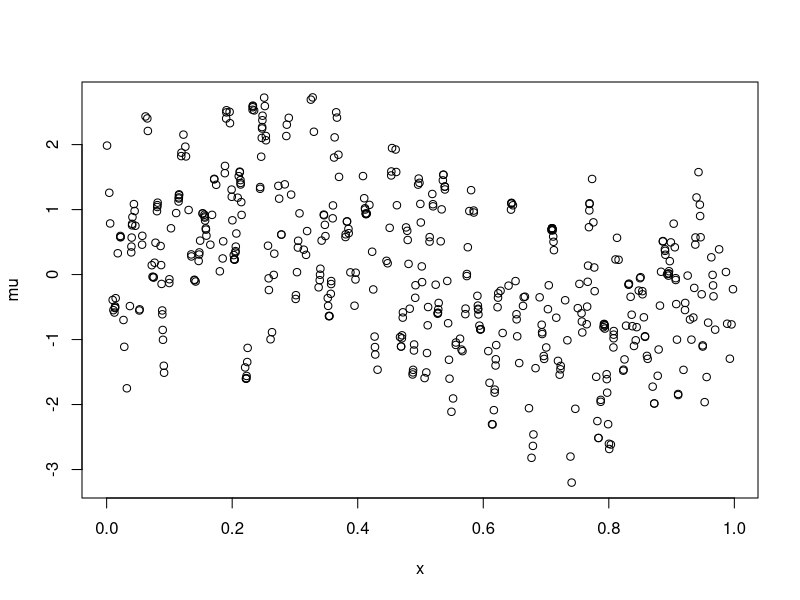

Write R code to recreate this figure. (Note: this script raises an error after producing the figure.)
##########################
# AUTHOR: DARLIN SOTO    #
# DATE: OCTOBER 15, 2021 #
# EMAIL: dmsoto1@uc.cl   #
##########################

#This code reproduces Figure 2 in the paper Periodic Variable Stars Modulated by Time-Varying Parameters.

library(splines)

n <- 500
x <- sort(round(runif(n,0,1),5))

##############################################################################################################
##############################################################################################################
#SIMULATION 1: sinosoidal trend and amplitudes

aux1=2; aux2=9; aux3=6; aux4=4; aux5=7; w1=40*pi; w2=100*pi; lam_selec=c(50,1,2,10,1)
K=2
sigma2=2

mm=sin(aux1*pi*x)
g11=cos(aux2*pi*x)
g21=sin(aux3*pi*x)
g12=cos(aux4*pi*x)
g22=sin(aux5*pi*x)
C1=diag(cos(w1*x))
S1=diag(sin(w1*x))
C2=diag(cos(w2*x))
S2=diag(sin(w2*x))

mu=mm+C1%*%g11+S1%*%g21+C2%*%g12+S2%*%g22
plot(x,mu)

w_hat=c(w1,w2)
pordd=2
num_knots=30

set.seed(123)

coef_hat=matrix(0,ncol=SIM,nrow=((2*K+1)*(num_knots+3)))
y_hat=mu_hat=matrix(0,ncol=SIM,nrow=n)
sd_y_hat=matrix(0,ncol=SIM,nrow=n)
m_hat=sd_m_hat=matrix(0,ncol=SIM,nrow=n)
g11_hat=g21_hat=g12_hat=g22_hat=matrix(0,ncol=SIM,nrow=n)
sd_g11_hat=sd_g21_hat=sd_g12_hat=sd_g22_hat=matrix(0,ncol=SIM,nrow=n)
resid=matrix(0,ncol=SIM,nrow=n)
sigma2_hat=sigma2_hat2=rep(0,SIM)

SIM=200

for(m in 1:SIM){
  print(c(m,SIM))
  z1=rnorm(n,mean=0,sd=sqrt(sigma2))
  Y_t=mu+z1
  fit=psfit(x=x,xl=min(x)-0.0000001,xr=max(x)+0.0000001,y=Y_t,w1=w_hat,K=2,pord=pordd,
             ndx=num_knots,bdeg=3,lam=lam_selec)

  coef_hat[,m]=fit$theta
  y_hat[,m]=fit$f.hat
  mu_hat[,m]=fit$f.hat
  m_hat[,m]=fit$hat_m_g[,1]
  g11_hat[,m]=fit$hat_m_g[,2]
  g21_hat[,m]=fit$hat_m_g[,3]
  g12_hat[,m]=fit$hat_m_g[,4]
  g22_hat[,m]=fit$hat_m_g[,5]
  
  sigma2_hat[m]=fit$sigma2hat
  sigma2_hat2[m]=fit$sigma2hat2
  
  sd_y_hat[,m]=fit$sd_y
  sd_m_hat[,m]=fit$sd_m_g[,1]
  sd_g11_hat[,m]=fit$sd_m_g[,2]
  sd_g21_hat[,m]=fit$sd_m_g[,3]
  sd_g12_hat[,m]=fit$sd_m_g[,4]
  sd_g22_hat[,m]=fit$sd_m_g[,5]
}

#Response variable
y_hat_CI=apply(y_hat,1, quantile, probs=c(0.025,0.975))
y_hat_mean=apply(y_hat,1, mean)
sd_y_hat_mean=apply(sd_y_hat,1,mean)

mu_hat_CI=apply(mu_hat,1, quantile, probs=c(0.025,0.975))
mu_hat_mean=apply(mu_hat,1, mean)
sd_mu_hat_mean=sd_y_hat_mean

#trend and amplitudes
m_hat_CI=apply(m_hat,1, quantile, probs=c(0.025,0.975))
m_hat_mean=apply(m_hat,1, mean)
sd_m_hat_mean=apply(sd_m_hat,1,mean)
g11_hat_CI=apply(g11_hat,1, quantile, probs=c(0.025,0.975))
g11_hat_mean=apply(g11_hat,1, mean)
sd_g11_hat_mean=apply(sd_g11_hat,1, mean)
g21_hat_CI=apply(g21_hat,1, quantile, probs=c(0.025,0.975))
g21_hat_mean=apply(g21_hat,1, mean)
sd_g21_hat_mean=apply(sd_g21_hat,1, mean)
g12_hat_CI=apply(g12_hat,1, quantile, probs=c(0.025,0.975))
g12_hat_mean=apply(g12_hat,1, mean)
sd_g12_hat_mean=apply(sd_g12_hat,1, mean)
g22_hat_CI=apply(g22_hat,1, quantile, probs=c(0.025,0.975))
g22_hat_mean=apply(g22_hat,1, mean)
sd_g22_hat_mean=apply(sd_g22_hat,1, mean)

#Labels Y
Y_AR0_K2_SIN=Y_t
mu_AR0_K2_SIN_true=mu
mu_AR0_K2_SIN_esti=mu_hat_mean
mu_AR0_K2_SIN_sd=sd_mu_hat_mean
mu_AR0_K2_SIN_CI_Inf_1=mu_hat_CI[1,]
mu_AR0_K2_SIN_CI_Sup_1=mu_hat_CI[2,]

#Labels trend and amplitudes
m_AR0_K2_SIN_true=mm
m_AR0_K2_SIN_esti=m_hat_mean
m_AR0_K2_SIN_sd=sd_m_hat_mean
m_AR0_K2_SIN_CI_Inf_1=m_hat_CI[1,]
m_AR0_K2_SIN_CI_Sup_1=m_hat_CI[2,]

g11_AR0_K2_SIN_true=g11
g11_AR0_K2_SIN_esti=g11_hat_mean
g11_AR0_K2_SIN_sd=sd_g11_hat_mean
g11_AR0_K2_SIN_CI_Inf_1=g11_hat_CI[1,]
g11_AR0_K2_SIN_CI_Sup_1=g11_hat_CI[2,]

g21_AR0_K2_SIN_true=g21
g21_AR0_K2_SIN_esti=g21_hat_mean
g21_AR0_K2_SIN_sd=sd_g21_hat_mean
g21_AR0_K2_SIN_CI_Inf_1=g21_hat_CI[1,]
g21_AR0_K2_SIN_CI_Sup_1=g21_hat_CI[2,]

g12_AR0_K2_SIN_true=g12
g12_AR0_K2_SIN_esti=g12_hat_mean
g12_AR0_K2_SIN_sd=sd_g12_hat_mean
g12_AR0_K2_SIN_CI_Inf_1=g12_hat_CI[1,]
g12_AR0_K2_SIN_CI_Sup_1=g12_hat_CI[2,]

g22_AR0_K2_SIN_true=g22
g22_AR0_K2_SIN_esti=g22_hat_mean
g22_AR0_K2_SIN_sd=sd_g22_hat_mean
g22_AR0_K2_SIN_CI_Inf_1=g22_hat_CI[1,]
g22_AR0_K2_SIN_CI_Sup_1=g22_hat_CI[2,]


##############################################################################################################
##############################################################################################################
#SIMULATION 2: polynomial trend and amplitudes

w1=30*pi
w2=40*pi
lam_selec=rep(3,5)

K=2
sigma2=2

mm=0.2*x-5*x^2+5.5*x^3
g11=4*x^3-5*x^2
g12=-x+x^2+1.3*x^3
g21=-0.5-0.5*x+2.5*x^2-0.5*x^3
g22=0.5+2*x^2-3*x^3
C1=diag(cos(w1*x))
S1=diag(sin(w1*x))
C2=diag(cos(w2*x))
S2=diag(sin(w2*x))

mu=mm+C1%*%g11+S1%*%g21+C2%*%g12+S2%*%g22
plot(x,mu)

w_hat=c(w1,w2)
pordd=4
num_knots=3


set.seed(123)

coef_hat=matrix(0,ncol=SIM,nrow=((2*K+1)*(num_knots+3)))
y_hat=mu_hat=matrix(0,ncol=SIM,nrow=n)
sd_y_hat=matrix(0,ncol=SIM,nrow=n)
m_hat=sd_m_hat=matrix(0,ncol=SIM,nrow=n)
g11_hat=g21_hat=g12_hat=g22_hat=matrix(0,ncol=SIM,nrow=n)
sd_g11_hat=sd_g21_hat=sd_g12_hat=sd_g22_hat=matrix(0,ncol=SIM,nrow=n)
resid=matrix(0,ncol=SIM,nrow=n)
sigma2_hat=sigma2_hat2=rep(0,SIM)

SIM=200

for(m in 1:SIM){
  print(c(m,SIM))
  z1=rnorm(n,mean=0,sd=sqrt(sigma2))
  Y_t=mu+z1
  fit=psfit(x=x,xl=min(x)-0.0000001,xr=max(x)+0.0000001,y=Y_t,w1=w_hat,K=2,pord=pordd,
             ndx=num_knots,bdeg=3,lam=lam_selec)
  
  coef_hat[,m]=fit$theta
  y_hat[,m]=fit$f.hat
  mu_hat[,m]=fit$f.hat
  m_hat[,m]=fit$hat_m_g[,1]
  g11_hat[,m]=fit$hat_m_g[,2]
  g21_hat[,m]=fit$hat_m_g[,3]
  g12_hat[,m]=fit$hat_m_g[,4]
  g22_hat[,m]=fit$hat_m_g[,5]
  
  sigma2_hat[m]=fit$sigma2hat
  sigma2_hat2[m]=fit$sigma2hat2
  
  sd_y_hat[,m]=fit$sd_y
  sd_m_hat[,m]=fit$sd_m_g[,1]
  sd_g11_hat[,m]=fit$sd_m_g[,2]
  sd_g21_hat[,m]=fit$sd_m_g[,3]
  sd_g12_hat[,m]=fit$sd_m_g[,4]
  sd_g22_hat[,m]=fit$sd_m_g[,5]
}

#Response variable
y_hat_CI=apply(y_hat,1, quantile, probs=c(0.025,0.975))
y_hat_mean=apply(y_hat,1, mean)
sd_y_hat_mean=apply(sd_y_hat,1,mean)

mu_hat_CI=apply(mu_hat,1, quantile, probs=c(0.025,0.975))
mu_hat_mean=apply(mu_hat,1, mean)
sd_mu_hat_mean=sd_y_hat_mean

#trend and amplitudes
m_hat_CI=apply(m_hat,1, quantile, probs=c(0.025,0.975))
m_hat_mean=apply(m_hat,1, mean)
sd_m_hat_mean=apply(sd_m_hat,1,mean)
g11_hat_CI=apply(g11_hat,1, quantile, probs=c(0.025,0.975))
g11_hat_mean=apply(g11_hat,1, mean)
sd_g11_hat_mean=apply(sd_g11_hat,1, mean)
g21_hat_CI=apply(g21_hat,1, quantile, probs=c(0.025,0.975))
g21_hat_mean=apply(g21_hat,1, mean)
sd_g21_hat_mean=apply(sd_g21_hat,1, mean)
g12_hat_CI=apply(g12_hat,1, quantile, probs=c(0.025,0.975))
g12_hat_mean=apply(g12_hat,1, mean)
sd_g12_hat_mean=apply(sd_g12_hat,1, mean)
g22_hat_CI=apply(g22_hat,1, quantile, probs=c(0.025,0.975))
g22_hat_mean=apply(g22_hat,1, mean)
sd_g22_hat_mean=apply(sd_g22_hat,1, mean)

#Labels Y
Y_AR0_K2_POL=Y_t
mu_AR0_K2_POL_true=mu
mu_AR0_K2_POL_esti=mu_hat_mean
mu_AR0_K2_POL_sd=sd_mu_hat_mean
mu_AR0_K2_POL_CI_Inf_1=mu_hat_CI[1,]
mu_AR0_K2_POL_CI_Sup_1=mu_hat_CI[2,]

#Labels trend and amplitudes
m_AR0_K2_POL_true=mm
m_AR0_K2_POL_esti=m_hat_mean
m_AR0_K2_POL_sd=sd_m_hat_mean
m_AR0_K2_POL_CI_Inf_1=m_hat_CI[1,]
m_AR0_K2_POL_CI_Sup_1=m_hat_CI[2,]

g11_AR0_K2_POL_true=g11
g11_AR0_K2_POL_esti=g11_hat_mean
g11_AR0_K2_POL_sd=sd_g11_hat_mean
g11_AR0_K2_POL_CI_Inf_1=g11_hat_CI[1,]
g11_AR0_K2_POL_CI_Sup_1=g11_hat_CI[2,]

g21_AR0_K2_POL_true=g21
g21_AR0_K2_POL_esti=g21_hat_mean
g21_AR0_K2_POL_sd=sd_g21_hat_mean
g21_AR0_K2_POL_CI_Inf_1=g21_hat_CI[1,]
g21_AR0_K2_POL_CI_Sup_1=g21_hat_CI[2,]

g12_AR0_K2_POL_true=g12
g12_AR0_K2_POL_esti=g12_hat_mean
g12_AR0_K2_POL_sd=sd_g12_hat_mean
g12_AR0_K2_POL_CI_Inf_1=g12_hat_CI[1,]
g12_AR0_K2_POL_CI_Sup_1=g12_hat_CI[2,]

g22_AR0_K2_POL_true=g22
g22_AR0_K2_POL_esti=g22_hat_mean
g22_AR0_K2_POL_sd=sd_g22_hat_mean
g22_AR0_K2_POL_CI_Inf_1=g22_hat_CI[1,]
g22_AR0_K2_POL_CI_Sup_1=g22_hat_CI[2,]



pdf("SIM_K2_SIN_POLY_WN_1.pdf",width=10,height=8)

layout(matrix(c(1,1,2,2,3,3,4,4,5:12), 4, 4, byrow = TRUE),widths=c(1,1), heights=c(1,1))

par(mar = c(2,4,2,0.3))
maxx=max(mu_AR0_K2_SIN_CI_Sup_1)
minn=min(mu_AR0_K2_SIN_CI_Inf_1)
plot(x,mu_AR0_K2_SIN_true,col=2,lwd=1,ylim=c(minn,maxx),type="l",xlab="",ylab="",xaxt="none",
     main='Model with sinusoidal trend and amplitudes')
lines(x,mu_AR0_K2_SIN_esti,col=1,lwd=0.5,type="l")
lines(x,mu_AR0_K2_SIN_CI_Inf_1,col=1,lty=2)
lines(x,mu_AR0_K2_SIN_CI_Sup_1,col=1,lty=2)
rug(x,col='grey')
title(sub="Time", adj=0.5, line=0.5, font=2)
title(ylab=bquote(mu*' and '* bar(mu)), line=2, font=2)

par(mar = c(2,4,2,0.3))
plot(x,mu_AR0_K2_POL_true,col=2,lwd=1,ylim=c(minn,maxx),type="l",xlab="",ylab="",xaxt="none",yaxt="none",
     main='Model with polynomial trend and amplitudes')
lines(x,mu_AR0_K2_POL_esti,col=1,lwd=0.5,type="l")
lines(x,mu_AR0_K2_POL_CI_Inf_1,col=1,lty=2)
lines(x,mu_AR0_K2_POL_CI_Sup_1,col=1,lty=2)
rug(x,col='grey')
title(sub="Time", adj=0.5, line=0.5, font=2)
title(ylab=bquote(mu*' and '* bar(mu)), line=0.5, font=2)

####
p=0

maxx=2
minn=-2
par(mar = c(3,4,1,0.3))
plot(x,m_AR0_K2_SIN_true,col=2,lwd=1,ylim=c(minn,maxx),type="l",xlab="",ylab="")
lines(x,m_AR0_K2_SIN_esti,col=1,lwd=0.5,type="l")
lines(x[(n*p):n*(1-p)],m_AR0_K2_SIN_CI_Inf_1[(n*p):n*(1-p)],col=1,lwd=1,lty=2)
lines(x[(n*p):n*(1-p)],m_AR0_K2_SIN_CI_Sup_1[(n*p):n*(1-p)],col=1,lty=2)
rug(x,col='grey')
title(sub="Time", adj=0.5, line=2, font=2)
title(ylab=bquote(m*' and '* bar(m)), line=2, font=2)

par(mar = c(3,4,1,0.3))
plot(x,m_AR0_K2_POL_true,col=2,lwd=1,ylim=c(minn,maxx),type="l",xlab="",ylab="",yaxt="none")
lines(x,m_AR0_K2_POL_esti,col=1,lwd=0.5,type="l")
lines(x[(n*p):n*(1-p)],m_AR0_K2_POL_CI_Inf_1[(n*p):n*(1-p)],col=1,lwd=1,lty=2)
lines(x[(n*p):n*(1-p)],m_AR0_K2_POL_CI_Sup_1[(n*p):n*(1-p)],col=1,lty=2)
rug(x,col='grey')
title(sub="Time", adj=0.5, line=2, font=2)
title(ylab=bquote(m*' and '* bar(m)), line=0.5, font=2)

#####

par(mar = c(3,4,1,0.3))
plot(x,g11_AR0_K2_SIN_true,col=2,lwd=1,ylim=c(minn,maxx),type="l",xlab="",ylab="",xaxt="none")
lines(x,g11_AR0_K2_SIN_esti,col=1,lwd=0.5,type="l")
lines(x[(n*p):n*(1-p)],g11_AR0_K2_SIN_CI_Inf_1[(n*p):n*(1-p)],col=1,lty=2)
lines(x[(n*p):n*(1-p)],g11_AR0_K2_SIN_CI_Sup_1[(n*p):n*(1-p)],col=1,lty=2)
rug(x,col='grey')
title(sub="Time", adj=0.5, line=0.5, font=2)
title(ylab=bquote(g[1*','*1]*' and '* bar(g)[1*','*1]), line=2, font=2)

par(mar = c(3,4,1,0.3))
plot(x,g21_AR0_K2_SIN_true,col=2,lwd=1,ylim=c(minn,maxx),type="l",xlab="",ylab="",xaxt="none",yaxt="none")
lines(x,g21_AR0_K2_SIN_esti,col=1,lwd=0.5,type="l")
lines(x[(n*p):n*(1-p)],g21_AR0_K2_SIN_CI_Inf_1[(n*p):n*(1-p)],col=1,lty=2)
lines(x[(n*p):n*(1-p)],g21_AR0_K2_SIN_CI_Sup_1[(n*p):n*(1-p)],col=1,lty=2)
rug(x,col='grey')
title(sub="Time", adj=0.5, line=0.5, font=2)
title(ylab=bquote(g[2*','*1]*' and '* bar(g)[2*','*1]), line=0.5, font=2)

#####

par(mar = c(3,4,1,0.3))
plot(x,g11_AR0_K2_POL_true,col=2,lwd=1,ylim=c(minn,maxx),type="l",xlab="",ylab="",xaxt="none",yaxt="none")
lines(x,g11_AR0_K2_POL_esti,col=1,lwd=0.5,type="l")
lines(x[(n*p):n*(1-p)],g11_AR0_K2_POL_CI_Inf_1[(n*p):n*(1-p)],col=1,lty=2)
lines(x[(n*p):n*(1-p)],g11_AR0_K2_POL_CI_Sup_1[(n*p):n*(1-p)],col=1,lty=2)
rug(x,col='grey')
title(sub="Time", adj=0.5, line=0.5, font=2)
title(ylab=bquote(g[1*','*1]*' and '* bar(g)[1*','*1]), line=0.5, font=2)

par(mar = c(3,4,1,0.3))
plot(x,g21_AR0_K2_POL_true,col=2,lwd=1,ylim=c(minn,maxx),type="l",xlab="",ylab="",xaxt="none",yaxt="none")
lines(x,g21_AR0_K2_POL_esti,col=1,lwd=0.5,type="l")
lines(x[(n*p):n*(1-p)],g21_AR0_K2_POL_CI_Inf_1[(n*p):n*(1-p)],col=1,lty=2)
lines(x[(n*p):n*(1-p)],g21_AR0_K2_POL_CI_Sup_1[(n*p):n*(1-p)],col=1,lty=2)
rug(x,col='grey')
title(sub="Time", adj=0.5, line=0.5, font=2)
title(ylab=bquote(g[2*','*1]*' and '* bar(g)[2*','*1]), line=0.5, font=2)

#####

par(mar = c(3,4,1,0.3))
plot(x,g12_AR0_K2_SIN_true,col=2,lwd=1,ylim=c(minn,maxx),type="l",xlab="",ylab="")
lines(x,g12_AR0_K2_SIN_esti,col=1,lwd=0.5,type="l")
lines(x[(n*p):n*(1-p)],g12_AR0_K2_SIN_CI_Inf_1[(n*p):n*(1-p)],col=1,lty=2)
lines(x[(n*p):n*(1-p)],g12_AR0_K2_SIN_CI_Sup_1[(n*p):n*(1-p)],col=1,lty=2)
rug(x,col='grey')
title(sub="Time", adj=0.5, line=2, font=2)
title(ylab=bquote(g[1*','*2]*' and '* bar(g)[1*','*2]), line=2, font=2)

par(mar = c(3,4,1,0.3))
plot(x,g22_AR0_K2_SIN_true,col=2,lwd=1,ylim=c(minn,maxx),type="l",xlab="",ylab="",yaxt="none")
lines(x,g22_AR0_K2_SIN_esti,col=1,lwd=0.5,type="l")
lines(x[(n*p):n*(1-p)],g22_AR0_K2_SIN_CI_Inf_1[(n*p):n*(1-p)],col=1,lty=2)
lines(x[(n*p):n*(1-p)],g22_AR0_K2_SIN_CI_Sup_1[(n*p):n*(1-p)],col=1,lty=2)
rug(x,col='grey')
title(sub="Time", adj=0.5, line=2, font=2)
title(ylab=bquote(g[2*','*2]*' and '* bar(g)[2*','*2]), line=0.5, font=2)

####

par(mar = c(3,4,1,0.3))
plot(x,g12_AR0_K2_POL_true,col=2,lwd=1,ylim=c(minn,maxx),type="l",xlab="",ylab="",yaxt="none")
lines(x,g12_AR0_K2_POL_esti,col=1,lwd=0.5,type="l")
lines(x[(n*p):n*(1-p)],g12_AR0_K2_POL_CI_Inf_1[(n*p):n*(1-p)],col=1,lty=2)
lines(x[(n*p):n*(1-p)],g12_AR0_K2_POL_CI_Sup_1[(n*p):n*(1-p)],col=1,lty=2)
rug(x,col='grey')
title(sub="Time", adj=0.5, line=2, font=2)
title(ylab=bquote(g[1*','*2]*' and '* bar(g)[1*','*2]), line=0.5, font=2)

par(mar = c(3,4,1,0.3))
plot(x,g22_AR0_K2_POL_true,col=2,lwd=1,ylim=c(minn,maxx),type="l",xlab="",ylab="",yaxt="none")
lines(x,g22_AR0_K2_POL_esti,col=1,lwd=0.5,type="l")
lines(x[(n*p):n*(1-p)],g22_AR0_K2_POL_CI_Inf_1[(n*p):n*(1-p)],col=1,lty=2)
lines(x[(n*p):n*(1-p)],g22_AR0_K2_POL_CI_Sup_1[(n*p):n*(1-p)],col=1,lty=2)
rug(x,col='grey')
title(sub="Time", adj=0.5, line=2, font=2)
title(ylab=bquote(g[2*','*2]*' and '* bar(g)[2*','*2]), line=0.5, font=2)

dev.off()

